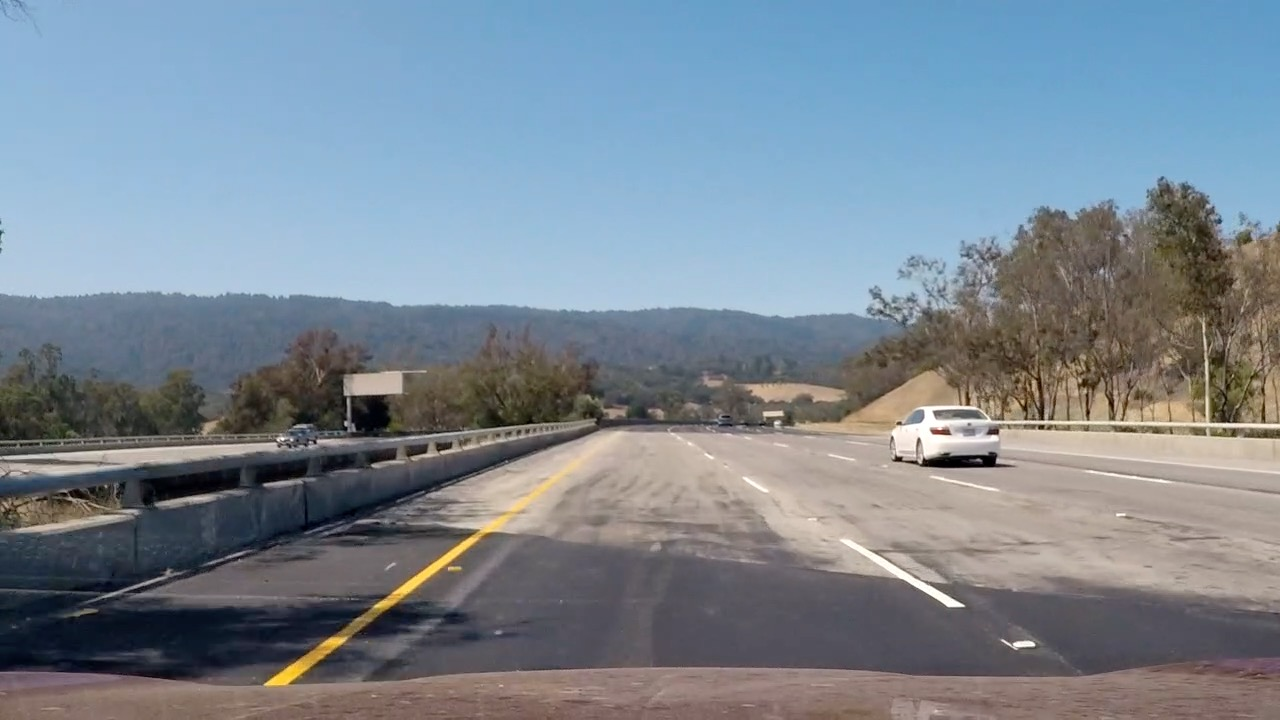
#> input picture own_test_images/project/own_test1.jpg, 1280 x 720 px
$ jupyter execute --allow-errors P4_refactored_slow.ipynb   (shell and % lines are left out)   (older library calls are emulated)
#> lines starting #> are read from the running program, lines starting #| are printed output that depends on the picture
#> further down, image_p is the input picture: shape (720, 1280, 3); mean R, G, B 123.1, 135.2, 146.6
# **CarND-Advanced-Lane-Lines**
***

---

[cell 1]
"""
Detecting line segments on single pictures and videos which have been made by a camera in a car.
Programm: Udacity - Self Driving Car Engineer
Project: P4 - CarND-Advanced-Lane-Lines
Author: Daniel Gattringer (gada1982)
"""

#importing some useful packages
import numpy as np
import cv2
import glob
import matplotlib.pyplot as plt
import matplotlib.image as mpimg

print_debug = 0

[cell 2]
# Code taken from https://github.com/udacity/CarND-Camera-Calibration


def get_calibration_data():
    # prepare object points, like (0,0,0), (1,0,0), (2,0,0) ....,(6,5,0)
    objp = np.zeros((6*9,3), np.float32)
    objp[:,:2] = np.mgrid[0:9, 0:6].T.reshape(-1,2)

    # Arrays to store object points and image points from all the images.
    objpoints = [] # 3d points in real world space
    imgpoints = [] # 2d points in image plane.

    # Make a list of calibration images
    images = glob.glob('camera_cal/calibration*.jpg')

    # Step through the list and search for chessboard corners
    for idx, fname in enumerate(images):
        img = cv2.imread(fname)
        gray = cv2.cvtColor(img, cv2.COLOR_BGR2GRAY)

        # Find the chessboard corners
        ret, corners = cv2.findChessboardCorners(gray, (9,6), None)

        # If found, add object points, image points
        if ret == True:
            objpoints.append(objp)
            imgpoints.append(corners)

            # Draw and display the corners
            cv2.drawChessboardCorners(img, (9,6), corners, ret)
            write_name = 'camera_cal_corners_found/corners_found'+str(idx)+'.jpg'
            cv2.imwrite(write_name, img)

    return objpoints, imgpoints


def cal_undistort(img, objpoints, imgpoints):
    gray = cv2.cvtColor(img,cv2.COLOR_BGR2GRAY)
    ret, mtx, dist, rvecs, tvecs = cv2.calibrateCamera(objpoints, imgpoints, gray.shape[::-1],None,None)

    undist = cv2.undistort(img, mtx, dist, None, mtx)
    return undist


# [13 lines left out: function plot_undistort_image, not called in this run]

if print_debug == 1:
    # Read in an image
    image = cv2.imread('camera_cal/calibration1.jpg')

    plot_undistort_image(image)

[cell 3]
# Distort test_images

# [16 lines left out: function plot_undistort_image_compare, not called in this run]

if print_debug == 1:
    # read in one test image
    image = mpimg.imread('test_images/test3.jpg')

    plot_undistort_image_compare(image)

[cell 4]
# Create a binary image for one image

# TODO not used
def apply_gaussian_blur(image, kernel):
    gaussian_blur_image = cv2.GaussianBlur(image,(kernel,kernel),0)
    return gaussian_blur_image


# [35 lines left out: functions mag_thresh, plot_image_with_mag_tresh, not called in this run]

if print_debug == 1:
    # read in one test image
    #image = mpimg.imread('test_images/test3.jpg')
    image = mpimg.imread('own_test_images/project/own_test0.jpg')

    plot_image_with_mag_tresh(image)

[cell 5]
# [39 lines left out: functions abs_sobel_thresh, plot_image_with_abs_sobel_thresh, not called in this run]

if print_debug == 1:
    # read in one test image
    #image = mpimg.imread('test_images/test3.jpg')
    image = mpimg.imread('own_test_images/project/own_test0.jpg')

    plot_image_with_mag_tresh(image)

[cell 6]
# Apply Color mask

# [38 lines left out: functions get_color_mask, plot_image_with_color_mask, not called in this run]

if print_debug == 1:
    # read in one test image
    #image = mpimg.imread('test_images/test3.jpg')
    image = mpimg.imread('own_test_images/project/own_test0.jpg')

    plot_image_with_color_mask(image)

[cell 7]
# Apply sobel filters
# [52 lines left out: functions get_sobel_mask, get_combined_sobel_mask, plot_image_with_color_mask, not called in this run]

if print_debug == 1:
    # read in one test image
    image = mpimg.imread('test_images/test3.jpg')
    #image = mpimg.imread('own_test_images/project/own_test0.jpg')

    plot_image_with_color_mask(image)

[cell 8]
# Combine Color mask (white and yellow) and sobel filters (x,y) on HLS (l and s used)
# read in one test image

# [25 lines left out: function plot_image_with_color_mask_and_sobel_HLS, not called in this run]

if print_debug == 1:
    image = mpimg.imread('test_images/test3.jpg')
    #image = mpimg.imread('own_test_images/project/own_test0.jpg')

    plot_image_with_color_mask_and_sobel_HLS(image)

[cell 9]
# Apply perspective transform to get Bird-Eye-View


# [55 lines left out: functions warp_image_int, warp_image, plot_warp_image, not called in this run]

if print_debug == 1:
    # read in one test image
    image = mpimg.imread('test_images/straight_lines2.jpg')

    plot_warp_image(image)

[cell 10]
if print_debug == 1:
    # Apply perspective transform to get Bird-Eye-View
    # read in one test image
    image = mpimg.imread('test_images/test3.jpg')

    plot_warp_image(image)

[cell 11]
# Find lanes

def get_moving_average(data, N):
    mov_avg = np.convolve(data, np.ones((N,))/N, mode='valid')
    return mov_avg

# [33 lines left out: functions get_comb_filter, plot_comb_filter, not called in this run]

if print_debug == 1:
    # Combine Color mask (white and yellow) and sobel filters
    # read in one test image
    #image = mpimg.imread('test_images/straight_lines2.jpg')
    image = mpimg.imread('test_images/test3.jpg')

    plot_comb_filter(image)

[cell 12]
'''
This function applies a mask on H and S channels in HLS Color Space
Pixels with Saturation higher than 100 and hue than lower 100 are taken

'''
# [15 lines left out: function get_hls_mask, not called in this run]
'''
TODO This function applies a mask on H and S channels in HLS Color Space
Pixels with Saturation higher than 100 and hue than lower 100 are taken

'''
# [37 lines left out: functions get_mag_mask, get_comb_filter_final, plot_comb_filter_final, not called in this run]

if print_debug == 1:
    # Combine Color mask (white and yellow) and sobel filters
    # read in one test image
    #image = mpimg.imread('test_images/straight_lines2.jpg')
    image = mpimg.imread('test_images/test3.jpg')
    #image = mpimg.imread('own_test_images/project/own_test0.jpg')

    plot_comb_filter_final(image)

[cell 13]
# Code from Lesson Finding the lines

import numpy as np
import cv2
import matplotlib.pyplot as plt

# [91 lines left out: function find_first, not called in this run]

if print_debug == 1:
    # Combine Color mask (white and yellow) and sobel filters
    # read in one test image
    #image = mpimg.imread('test_images/straight_lines2.jpg')
    image = mpimg.imread('test_images/test3.jpg')
    #image = mpimg.imread('own_test_images/project/own_test0.jpg')

    image_filter_comb, mean_of_lane = get_comb_filter(image)
    left_fit, left_fitx, left_fit_cr, right_fit, right_fitx, right_fit_cr, result = find_first(image_filter_comb, 1)

[cell 14]
# Code from Lesson Finding the lines

margin = 100

# [72 lines left out: function find_next, not called in this run]

if print_debug == 1:
    #image = mpimg.imread('own_test_images/project/own_test3.jpg')
    image = mpimg.imread('test_images/straight_lines1.jpg')
    image = mpimg.imread('own_test_images/project/own_test1.jpg')
    #image = mpimg.imread('own_test_images/project/own_test0.jpg')

    image_filter_comb, mean_of_lane = get_comb_filter(image)

    left_fit, left_fitx, left_fit_cr, right_fit, right_fitx, right_fit_cr, result = find_next(image_filter_comb, left_fit, right_fit, 1)

    ploty = np.linspace(0, image_filter_comb.shape[0]-1, image_filter_comb.shape[0] )
    plt.imshow(result)
    plt.xlim(0, 1280)
    plt.ylim(720, 0)

[cell 15]
# Code from lesson
# Calculate curvature pix

# [11 lines left out: function calculate_curvature_pix, not called in this run]

if print_debug == 1:
    left_curverad, right_curverad, mean_curverad = calculate_curvature_pix(image_filter_comb, left_fit, right_fit)

    print('Left line curvature (radius pix): ', left_curverad)
    print('Right line curvature (radius pix): ', right_curverad)
    print('Mean curvature (radius pix): ', mean_curverad)
    # Example values: 1926.74 1908.48

[cell 16]
# Code from lesson
# Calculate curvature real world

# TODO rework
# [30 lines left out: function calculate_curvature_rw, not called in this run]

if print_debug == 1:
    #left_curverad, right_curverad, lane_deviation = calculate_curvature_rw_old(image_filter_comb, left_fit, right_fit, leftx, rightx)

    left_curverad, right_curverad, mean_curverad, lane_deviation = calculate_curvature_rw(image_filter_comb, left_fit_cr, right_fit_cr)
    print('Left line curvature (radius m): ', left_curverad)
    print('Right line curvature (radius m): ', right_curverad)
    print('Mean curvature (radius m): ', mean_curverad)
    print('Lane center (m): ', lane_deviation)
    # Example values: 1926.74 1908.48

[cell 17]
# Code from lesson

count = 0
left_fit = 0
right_fit = 0

def stack_arr(arr):
    # Stacks 1-channel array into 3-channel array to allow plotting
    return np.stack((arr, arr,arr), axis=2)

prev_mean_curverad = None
prev_left_fitx = None
prev_right_fitx = None
# Create an image to draw the lines on
def generate_processed_image(image_in):
    global count
    global left_fit, right_fit
    global prev_mean_curverad, prev_left_fitx, prev_right_fitx

    image_size = np.shape(image_in)

    objpoints, imgpoints = get_calibration_data()

    # undistort image
    image_undist = cal_undistort(image_in, objpoints, imgpoints)

    # Wrap image
    dummy_1, dummy_2, M_inv_warp = warp_image(image_undist)

    # Weights for smother curves
    alpha_curv = 0.05
    alpha_fit = 0.2

    image_filter_comb = get_comb_filter_final(image_in)
    #image_filter_comb, test = get_comb_filter(image_in)

    warp_zero = np.zeros_like(image_filter_comb).astype(np.uint8)
    color_warp = np.dstack((warp_zero, warp_zero, warp_zero))
    warp_zero_1 = np.zeros_like(image_filter_comb).astype(np.uint8)
    color_warp_1 = np.dstack((warp_zero_1, warp_zero_1, warp_zero_1))

    if count == 0:
        left_fit, left_fitx, left_fit_cr, right_fit, right_fitx, right_fit_cr, result_filter = find_first(image_filter_comb, 0)
        left_fit, left_fitx, left_fit_cr, right_fit, right_fitx, right_fit_cr, result_filter = find_next(image_filter_comb, left_fit, right_fit, 0)
        count += 1
    else:
        print()
        left_fit, left_fitx, left_fit_cr, right_fit, right_fitx, right_fit_cr, result_filter = find_next(image_filter_comb, left_fit, right_fit, 0)

    # TODO
    if prev_left_fitx is None:
        prev_left_fitx = left_fitx
        prev_right_fitx = right_fitx
    else:
        left_fitx = (1 - alpha_fit) * prev_left_fitx + alpha_fit * left_fitx
        right_fitx = (1 - alpha_fit) * prev_right_fitx + alpha_fit * right_fitx
        prev_left_fitx = left_fitx
        prev_right_fitx = right_fitx

    # Recast the x and y points into usable format for cv2.fillPoly()
    ploty = np.linspace(0, image_filter_comb.shape[0]-1, image_filter_comb.shape[0] )
    pts_left = np.array([np.transpose(np.vstack([left_fitx, ploty]))])
    pts_right = np.array([np.flipud(np.transpose(np.vstack([right_fitx, ploty])))])
    pts = np.hstack((pts_left, pts_right))

    # Draw the lane onto the warped blank image
    cv2.fillPoly(color_warp, np.int_([pts]), (66,217, 244))
    cv2.polylines(color_warp_1, np.int_([pts_left]), 0, color = (255,0, 0), thickness = 50)
    cv2.polylines(color_warp_1, np.int_([pts_right]), 0, color = (0,0, 255), thickness = 50)

    # Warp the blank back to original image space using inverse perspective matrix (Minv)
    newwarp = cv2.warpPerspective(color_warp, M_inv_warp, (image_in.shape[1], image_in.shape[0]))
    newwarp_1 = cv2.warpPerspective(color_warp_1, M_inv_warp, (image_in.shape[1], image_in.shape[0]))
    #Combine the result with the original image
    result_1 = cv2.addWeighted(image_in, 1, newwarp, 0.3, 0)
    result_1 = cv2.add(result_1,newwarp_1)

    left_curverad, right_curverad, mean_curverad, lane_deviation = calculate_curvature_rw(image_filter_comb, left_fit_cr, right_fit_cr)

    if prev_mean_curverad is None:
        prev_mean_curverad = mean_curverad
    else:
        prev_mean_curverad = (1 - alpha_curv) * prev_mean_curverad + alpha_curv * mean_curverad


    curv_mean = 'Curvature radius (m): ' + str(abs(round(mean_curverad, 0)))

    text_lane = 'Offset from center (m): ' + str(abs(lane_deviation))

    points_dst = [[0,image_size[0]-565],[image_size[1],image_size[0]-565],[image_size[1],0],[0,0]]
    points_dst_arr = np.array(points_dst)

    overlay = result_1.copy()

    alpha = 0.5
    cv2.fillPoly(overlay, [points_dst_arr], (100,100,100))
    cv2.addWeighted(overlay, alpha, result_1, 1 - alpha, 0, result_1)
    font = cv2.FONT_HERSHEY_DUPLEX
    cv2.putText(result_1,curv_mean,(image_size[1]-450,35), font, 0.7,(0,0,0),2)
    cv2.putText(result_1,text_lane,(image_size[1]-450,85), font, 0.7,(0,0,0),2)

    result_1[10:143, 10:187] = cv2.resize(stack_arr(255*image_filter_comb), (177,133), interpolation=cv2.INTER_AREA)
    result_1[10:143, 207:384] = cv2.resize(result_filter, (177,133), interpolation=cv2.INTER_AREA)

    return result_1

do_test = 1

#> (the rest of this cell did not finish here and is left out)

#> in cal_undistort, `gray = cv2.cvtColor(img,cv2.COLOR_BGR2GRAY)`:
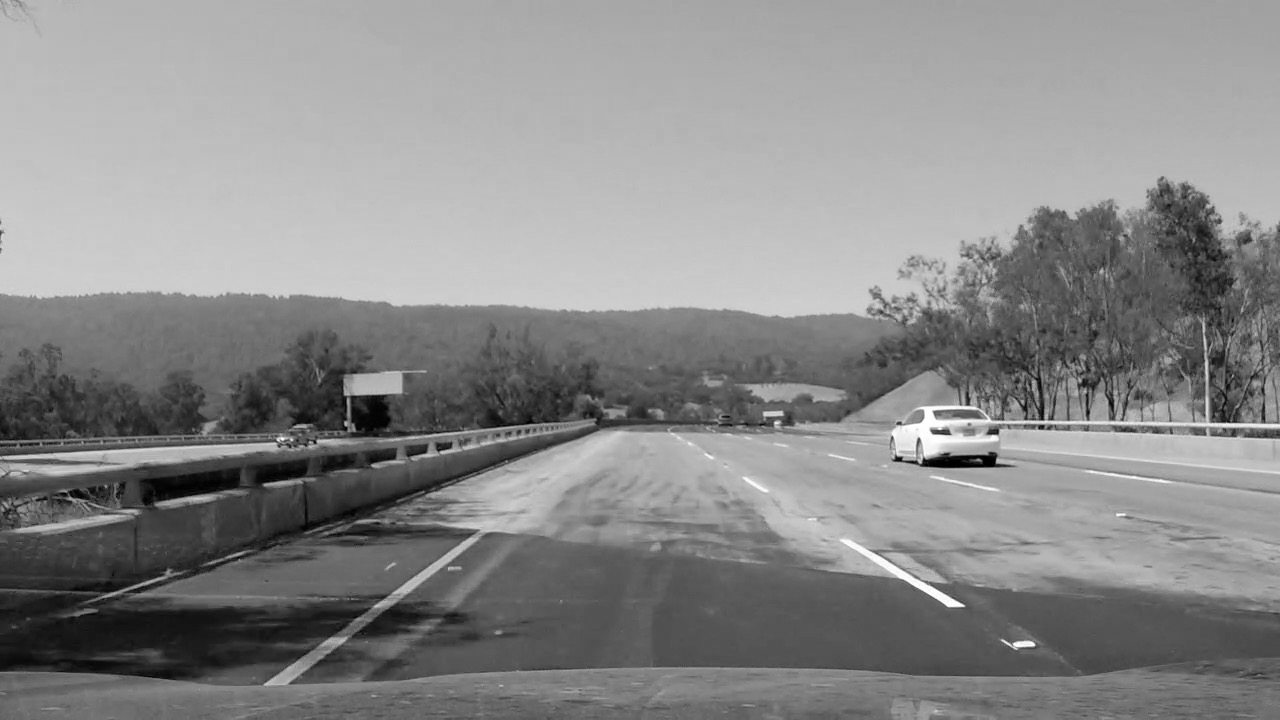
#> gray: shape (720, 1280); min 0, max 255, mean 137.2

    count = 0

    plt.axis('off')
    plt.figure(figsize=(50,50))
    plt.imshow(result_filter)


$ run again, with own_test_images/project/own_test3.jpg copied over own_test_images/project/own_test1.jpg
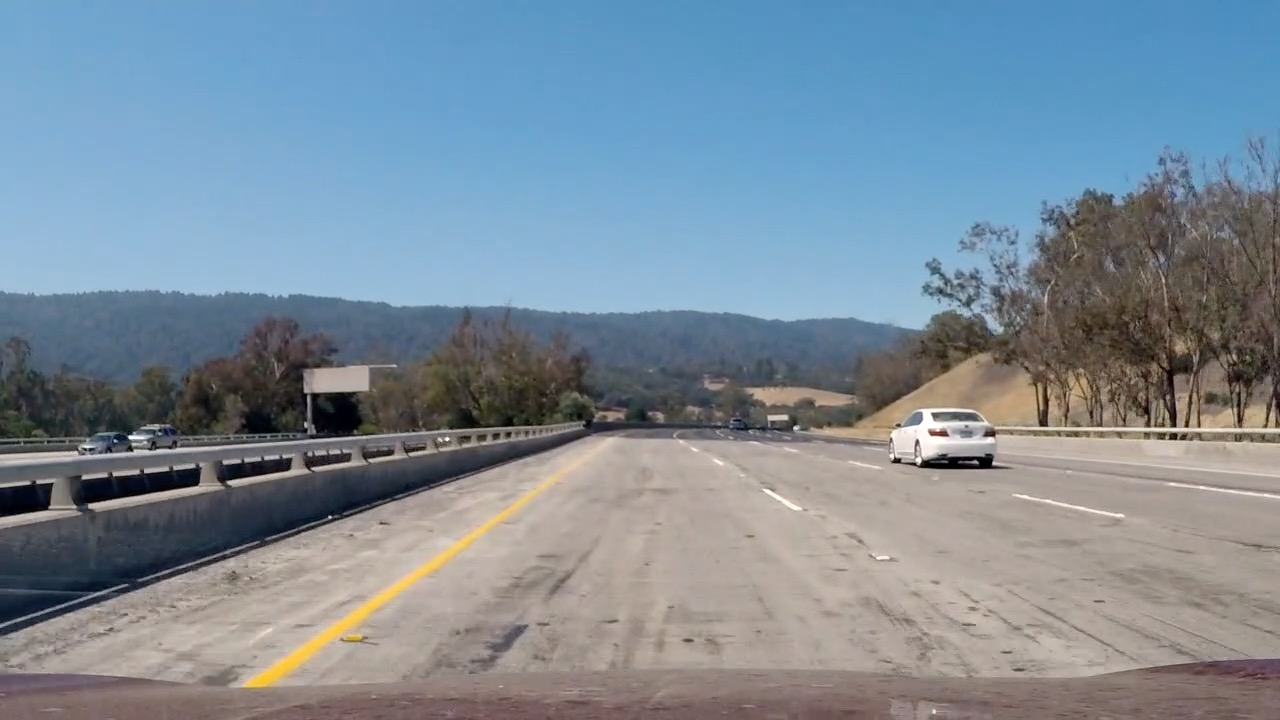
#> input picture own_test_images/project/own_test3.jpg, 1280 x 720 px
#> image_p is the input picture: shape (720, 1280, 3); mean R, G, B 124.3, 139.8, 152.6
#> in cal_undistort, `gray = cv2.cvtColor(img,cv2.COLOR_BGR2GRAY)`:
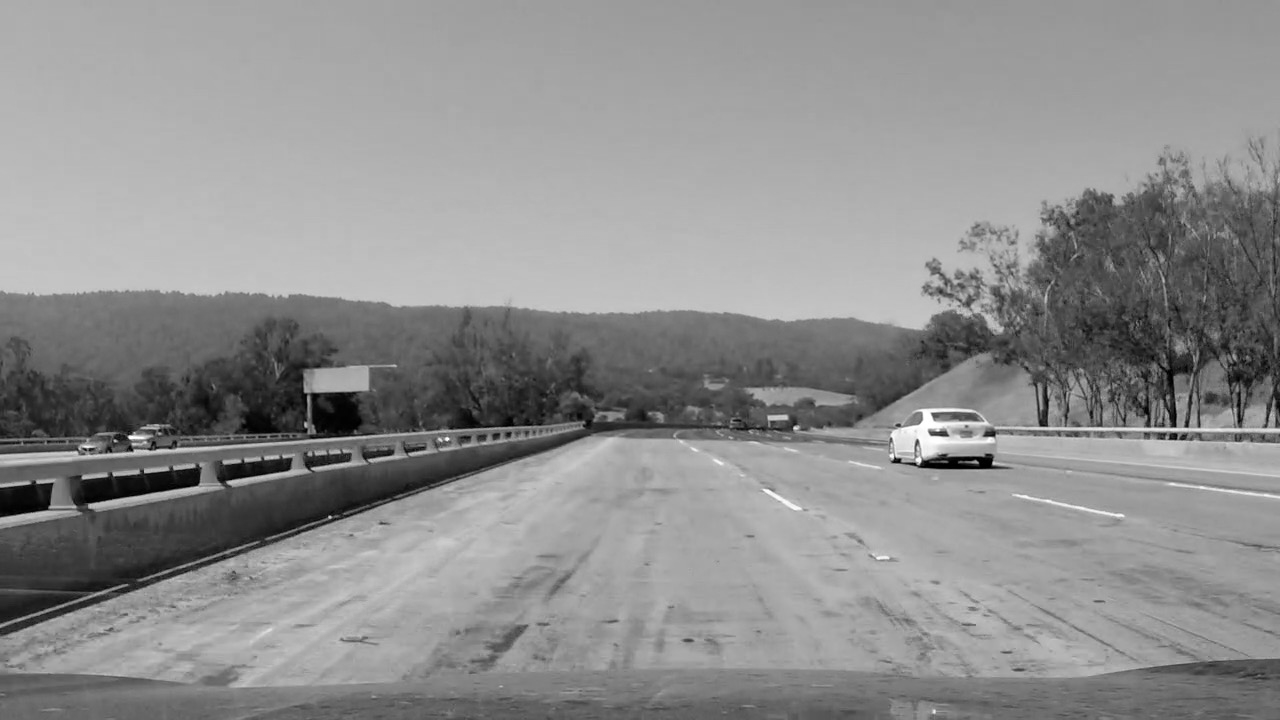
#> gray: shape (720, 1280); min 0, max 255, mean 141.9
